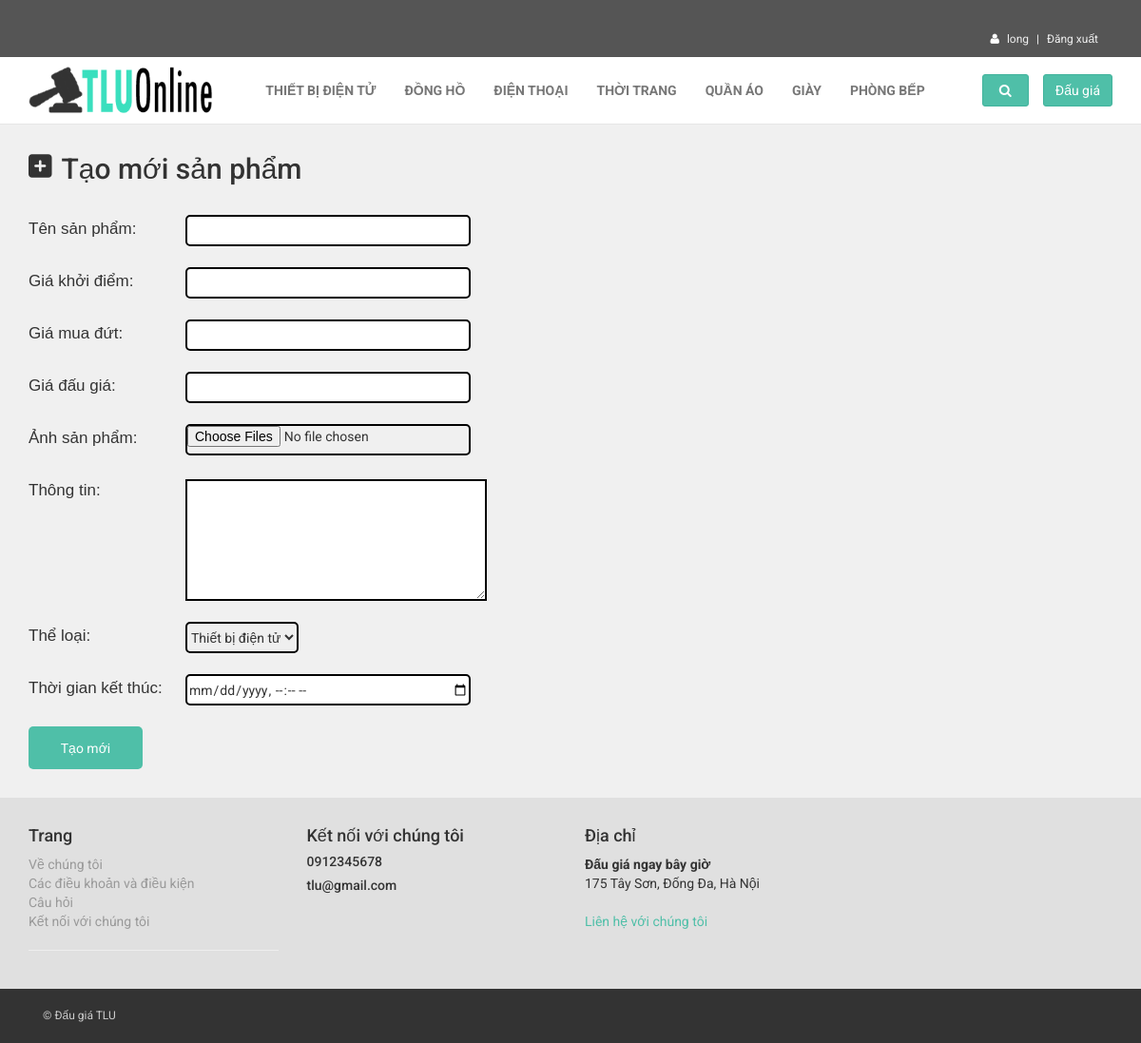
/process_create.php (signed in), run on the app's committed database.
### tables this page shows
CREATE TABLE `category` (
  `CategoryID` int(10) NOT NULL,
  `Category` varchar(20) NOT NULL
);

### process_create.php (the view, shortened to what this page needs)
<!DOCTYPE html>
<html lang="en">
<head>
    <link rel="stylesheet" href="https://cdnjs.cloudflare.com/ajax/libs/font-awesome/6.0.0-beta2/css/all.min.css" />
    <link href="css/font-awesome.css" rel="stylesheet">
    <link href="css/bootstrap.min.css" rel="stylesheet">
    <link href="css/animate.min.css" rel="stylesheet">
    <link href="css/owl.carousel.css" rel="stylesheet">
    <link href="css/owl.theme.css" rel="stylesheet">
    <link href="css/style.default.css" rel="stylesheet" id="theme-stylesheet">
    <link href="css/custom.css" rel="stylesheet">
    <link rel="stylesheet" href="css/update.css">
</head>
<body>
    <?php
    include("header.php");
    ?>
    <div class="content d-flex">
        <i class="fas fa-plus-square fa-2x"></i>
        <h2>Tạo mới sản phẩm</h2>
    </div>
    <form method="POST" action="process_create.php" class="form" enctype="multipart/form-data">
        <div class="info">
            <label for="">
                <span>Tên sản phẩm: </span>
                <input type="text" name="ItemName">
            </label><br />
            <label for="">
                <span>Giá khởi điểm: </span>
                <input type="text" name="StartingPrice">
            </label><br />
            <label for="">
                <span>Giá mua đứt: </span>
                <input type="text" name="ExpectedPrice">
            </label><br />
            <label for="">
                <span>Giá đấu giá: </span>
                <input type="text" name="CurrentPrice">
            </label><br />
            <label for="">
                <span>Ảnh sản phẩm: </span>
                <input type="file" name="image" multiple="multiple">
            </label><br />
            <label for="">
                <span>Thông tin: </span>
                <textarea type="text" name="Description" cols="40" rows="6"></textarea>
            </label><br />
            <label for="">
                <span>Thể loại: </span>
                <select name="CategoryID" id="">
                    <?php
                    $sql = "SELECT * FROM category";
                    $result = mysqli_query($db, $sql);
                    while ($info = mysqli_fetch_array($result)) {
                        echo '<option value="' . $info['CategoryID'] . '">' . $info['Category'] . '</option>';
                    }
                    ?>
                </select>
            </label><br />
            <label for="">
                <span>Thời gian kết thúc: </span>
                <input type="datetime-local" name="EndTime" placeholder="eg: 2021-10-04 00:00:00">
            </label><br />
            <input type="submit" value="Tạo mới" name="create-btn" class="update-btn">
        </div>
    </form>
    <?php include 'footer.php'; ?>
</body>
</html>

### header.php (shortened to what this page needs)
<div id="top">
    <div class="container">
        <div class="col-md-6 offer" data-animate="fadeInDown">
        </div>
        <div class="col-md-6" data-animate="fadeInDown">
            <ul class="menu">
                <?php
                if(isset($_SESSION['username'])) {
                    echo '
                    <li><i style="color:white; margin-right:5px" class="fa fa-user" aria-hidden="true"></i>
                    	<a href="userItems.php?CategoryID=admin">'.$_SESSION["username"].'</a></li>
                    <li><a href="logout.php">Đăng xuất</a></li>
                    ';
                } else {
                    echo '
                    <li><a href="register.php">Đăng nhập</a></li>
                    <li><a href="register.php">Đăng ký</a></li>
                    ';
                }
                ?>
            </ul>
        </div>
    </div>
</div>
<div class="navbar navbar-default yamm" role="navigation" id="navbar">
    <div class="container">
        <div class="navbar-header">
            <a class="navbar-brand home" href="index.php" data-animate-hover="bounce">
               <img height="50px" src="img/logoTLU1.png" alt="Obaju logo" class="hidden-xs">
            </a>
        </div>
        <div class="navbar-collapse collapse" id="navigation">
            <ul class="nav navbar-nav navbar-left">
            <?php
         $db = mysqli_connect('localhost','root','','shop')
         or die('Error connecting to MySQL server.');
         $query1 = "SELECT * FROM category ";
         $result1 = mysqli_query($db, $query1);
         $categories = mysqli_fetch_array($result1);
            while($categories) {
                ?>
                <li class="inactive"><a href="category.php?CategoryID=<?php echo $categories['CategoryID'] ?>">
                <?php echo $categories["Category"];?></a>
                </li>
               <?php $categories = $result1->fetch_assoc();} ?>
            </ul>
        </div>
        <div class="navbar-buttons">
            <div class="navbar-collapse collapse right" id="basket-overview">
                <a href="addlisting.php" class="btn btn-primary navbar-btn"><span class="hidden-sm">Đấu giá</span></a>
            </div>
            <div class="navbar-collapse collapse right" id="search-not-mobile">
                <button type="button" class="btn navbar-btn btn-primary" data-toggle="collapse" data-target="#search">
                    <i class="fa fa-search"></i>
                </button>
            </div>
        </div>
    </div>
</div>

### css/style.default.css (style rules this page uses)
a, button { -webkit-transition: all 0.2s ease-out; -moz-transition: all 0.2s ease-out; transition: all 0.2s ease-out; }
a i.fa, button i.fa { margin: 0 5px; }
#top { background: #555555; padding: 10px 0; }
#top .offer { color: #fff; }
#top a { color: #fff; }
#top ul.menu { padding-top: 5px; margin: 0; text-align: right; font-size: 12px; list-style: none; }
#top ul.menu > li { display: inline-block; }
#top ul.menu > li a { color: #eeeeee; }
#top ul.menu > li + li:before { content: "|\00a0"; padding: 0 5px; color: #f7f7f7; }
.navbar ul.nav > li > a { text-transform: uppercase; font-weight: bold; }
.navbar #basket-overview { padding: 0; }
.yamm .nav, .yamm .collapse, .yamm .dropup, .yamm .dropdown { position: static; }
.yamm .container { position: relative; }
.nav { margin-bottom: 0; padding-left: 0; list-style: none; }
.nav > li > a { padding: 10px 15px; }
.navbar { font-family: "Roboto", Helvetica, Arial, sans-serif; min-height: 70px; margin-bottom: 30px; border: none; border-bottom: 1px solid transparent; }
@media (min-width: 768px) { .navbar { border-radius: 0; } }
.navbar-collapse { max-height: 340px; overflow-x: visible; padding-right: 15px; padding-left: 15px; }
@media (min-width: 768px) { .navbar-collapse { float: left; width: auto; border-top: 0; box-shadow: none; } }
@media (min-width: 768px) { .navbar-collapse.collapse { display: block !important; height: auto !important; padding-bottom: 0; overflow: visible !important; } }
@media (min-width: 768px) { .navbar-collapse.right { float: right; } }
.container > .navbar-header, .container-fluid > .navbar-header, .container > .navbar-collapse, .container-fluid > .navbar-collapse { margin-right: -15px; margin-left: -15px; }
@media (min-width: 768px) { .container > .navbar-header, .container-fluid > .navbar-header, .container > .navbar-collapse, .container-fluid > .navbar-collapse { margin-right: 0; margin-left: 0; } }
.navbar-brand { float: left; padding: 10px 15px; font-size: 18px; line-height: 20px; height: 70px; }
@media (min-width: 768px) { .navbar > .container .navbar-brand, .navbar > .container-fluid .navbar-brand { margin-left: -15px; } }
.navbar-nav { margin: 12.5px -15px; }
.navbar-nav > li > a { padding-top: 10px; padding-bottom: 10px; line-height: 20px; }
@media (min-width: 768px) { .navbar-nav { float: left; margin: 0; } }
@media (min-width: 768px) { .navbar-nav > li { float: left; } }
@media (min-width: 768px) { .navbar-nav > li > a { padding-top: 25px; padding-bottom: 25px; } }
.navbar-btn { margin-top: 18px; margin-bottom: 18px; }
.navbar-default { background-color: #ffffff; border-bottom-color: #e6e6e6; }
.navbar-default .navbar-brand { color: #777777; }
.navbar-default .navbar-nav > li > a { color: #777777; }
.navbar-default .navbar-collapse { border-color: #e6e6e6; }
body { font-family: "Roboto", Helvetica, Arial, sans-serif; font-size: 14px; line-height: 1.42857143; color: #333333; background-color: #f0f0f0; }
a { color: #4fbfa8; text-decoration: none; }
.btn { font-weight: normal; font-family: "Roboto", Helvetica, Arial, sans-serif; padding: 6px 12px; font-size: 14px; line-height: 1.42857143; border-radius: 3px; }
.btn-primary { color: #ffffff; background-color: #4fbfa8; border-color: #41b39c; }
label { font-weight: normal; }
h1, h2, h3, h4, h5, h6, .h1, .h2, .h3, .h4, .h5, .h6 { font-family: inherit; font-weight: 500; line-height: 1.1; color: inherit; }
h1, .h1, h2, .h2, h3, .h3 { margin-top: 20px; margin-bottom: 20px; }
p, ul, ol { margin: 0 0 20px; }

### css/update.css (style rules this page uses)
.content { margin-top: -20px; margin-left: 30px; display: flex; }
h2 { margin-left: 10px; }
i { margin-top: 20px; }
.form { margin-top: 15px; margin-left: 30px; }
label { display: flex; }
label span { width: 165px; font-size: 17px; font-family: "AdihausDIN",Helvetica, Arial, sans-serif; }
input { border: 2px solid black; border-radius: 5px; width: 300px; height: 33px; margin-top: -3px; }
select { border: 2px solid black; border-radius: 5px; height: 33px; margin-top: -3px; }
.update-btn { width: 120px; height: 45px; border: 0; background-color: #4fbfa8; color: white; margin-bottom: 30px; }
textarea { border: 2px solid black; }

### data on the page
category: Category "THIẾT BỊ ĐIỆN TỬ"
category: Category "ĐỒNG HỒ"
category: Category "ĐIỆN THOẠI"
category: Category "THỜI TRANG"
category: Category "QUẦN ÁO"
category: Category "GIÀY"
category: Category "PHÒNG BẾP"

### other printed values
$_SESSION["username"] "long"
form field CategoryID "Thiết bị điện tử"
